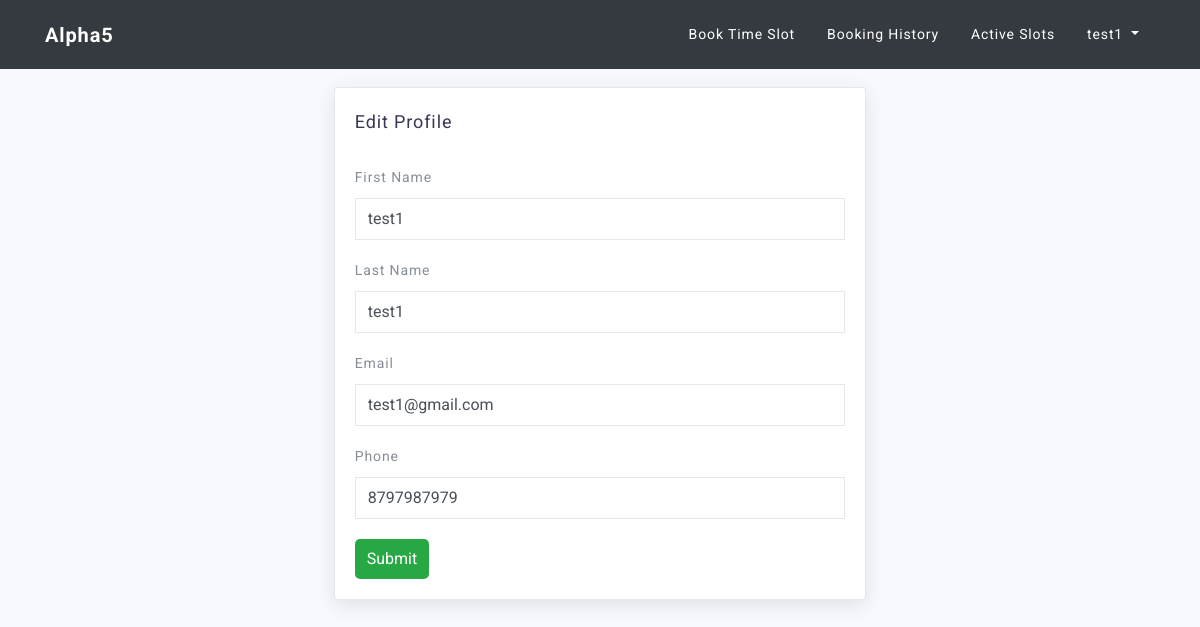
The app's page /accounts/edit_profile/ (signed in) with its own data.
### accounts/models.py (models this page shows)
class User(AbstractUser):
    id = models.UUIDField(primary_key=True, default=uuid.uuid4, editable=False)
    is_customer = models.BooleanField(default=False)
    is_manager = models.BooleanField(default=False)
    phone = models.CharField(max_length=10, null=False)

### accounts/views.py (the view)
# urls.py: path('edit_profile/', views.UpdateProfile, name="edit_profile"),
@login_required
def UpdateProfile(request):
    if request.method == 'POST':
        form = UpdateProfileForm(data=request.POST, instance=request.user)
        update = form.save(commit=False)
        update.user = request.user
        update.save()
        messages.add_message(request, messages.INFO, 'Your Profile has been successfully updated!.')
        return redirect("/accounts/profile/")
    else:
        form = UpdateProfileForm(instance=request.user)
    return render(request, 'edit_profile.html', {'form': form})

### accounts/forms.py
class UpdateProfileForm(ModelForm):
    class Meta:
        model = User
        fields = ['first_name', 'last_name', 'email', 'phone']

### templates/edit_profile.html (shortened to what this page needs)
{% load staticfiles %}
<!DOCTYPE html>
<html lang="en">
   <head>
     {% include 'base.html'%}
      {% include 'navbar.html' %}
   </head>
   <body id="page-top">
      <div class="container mt-5 pt-4">
         <div class="row justify-content-center">
            <div class="col-lg-6">
               <div class="card">
                  <div class="card-title">
                     <h4>Edit Profile</h4>
                     <br><br>
                  </div>
                  <div class="card-body">
                     <div class="basic-form">
                        <form method="post" action="{% url 'accounts:edit_profile' %}">
                           <div class="form-group">
                              <label>First Name</label>
                              <input type="text" name="first_name" class="form-control" value="{{user.first_name}}" required>
                           </div>
                           <div class="form-group">
                              <label>Last Name</label>
                              <input type="text" name="last_name" class="form-control" value="{{user.last_name}}" required>
                           </div>
                           <div class="form-group">
                              <label>Email</label>
                              <input type="email" name="email" class="form-control" value="{{user.email}}" required>
                           </div>
                           <div class="form-group">
                              <label>Phone</label>
                              <input type="text" name="phone" class="form-control" maxlength="10" value="{{user.phone}}" required>
                           </div>
                           <button type="submit" class="button btn-success" style="cursor:pointer">Submit</button>
                        </form>
                     </div>
                  </div>
               </div>
            </div>
         </div>
      </div>
</body>

### templates/navbar.html (shortened to what this page needs)
 <nav class="navbar navbar-expand-lg navbar-light bg-dark fixed-top" id="mainNav">
    <div class="container">
      <a class="navbar-brand text-white" href="/">Alpha5</a>
      <div class="collapse navbar-collapse" id="navlinks">
        <ul class="navbar-nav ml-auto">
          {% if user.is_authenticated %}
              {% if user.is_manager %}
                    <li class="nav-item">
                          <a class="nav-link text-white" href="{% url 'manager:create_room' %}">Create timeslot</a>
                    </li>
                    <li class="nav-item">
                          <a class="nav-link text-white" href="{% url 'manager:booking_history'%}">Booking History</a>
                    </li>
                    <li class="nav-item dropdown">
                      <a class="nav-link dropdown-toggle text-white" href="#" id="navbardrop" data-toggle="dropdown">
                        {{user.username}}
                      </a>
                      <div class="dropdown-menu">
                        <a class="dropdown-item " href="{% url 'accounts:profile'%}"><i class="fa fa-user"></i> Profile</a>
                        <a class="dropdown-item" href="{% url 'password_change'%}"><i class="fa fa-key"></i> Change Password</a>
                        <a class="dropdown-item" href="#">
                          <i class="fa fa-power-off"></i>
                            <span class="user-avatar" onClick="document.getElementById('logoutForm').submit()">Logout</span>
                          <form id="logoutForm" method="POST" action="{% url 'logout' %}">
                          {% csrf_token %}
                          <input type="hidden">
                          </form>
                        </a>
                      </div>
                    </li>
              {% else %}
                    <li class="nav-item">
                          <a class="nav-link text-white" href="{% url 'customer:search_time_slot' %}">Book Time Slot</a>
                    </li>
                    <li class="nav-item">
                          <a class="nav-link text-white" href="{% url 'customer:book'%}">Booking History</a>
                    </li>
                    <li class="nav-item">
                      <a class="nav-link text-white" href="{% url 'customer:book'%}">Active Slots</a>
                </li>
                    <li class="nav-item dropdown">
                      <a class="nav-link dropdown-toggle text-white" href="#"  data-toggle="dropdown">
                        {{user.username}}
                      </a>
                    </li>
              {% endif %}
          {% endif %}
        </ul>
      </div>
    </div>
  </nav>

### static/css/btn.css (style rules this page uses)
.button { border: none; color: white; padding: 8px 12px; text-align: center; text-decoration: none; display: inline-block; font-size: 16px; border-radius:5px; }

### records on screen
User: username "test1", first_name "test1", last_name "test1", email "test1@gmail.com", phone "8797987979"
